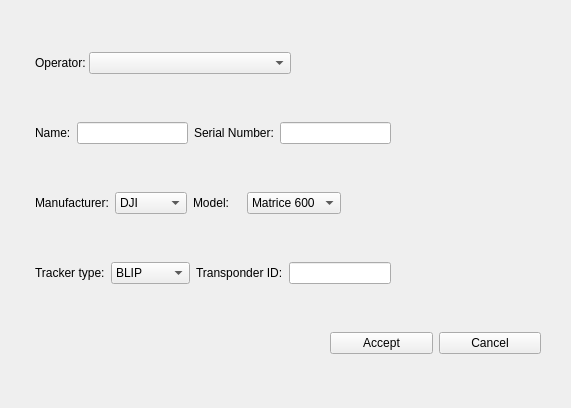
<?xml version="1.0" encoding="UTF-8"?>
<ui version="4.0">
 <class>form_drone</class>
 <widget class="QWidget" name="form_drone">
  <property name="geometry">
   <rect>
    <x>0</x>
    <y>0</y>
    <width>571</width>
    <height>408</height>
   </rect>
  </property>
  <property name="windowTitle">
   <string>Form</string>
  </property>
  <layout class="QVBoxLayout" name="verticalLayout">
   <property name="leftMargin">
    <number>30</number>
   </property>
   <property name="topMargin">
    <number>10</number>
   </property>
   <property name="rightMargin">
    <number>30</number>
   </property>
   <item>
    <layout class="QHBoxLayout" name="hlayout_operator" stretch="5,20">
     <property name="spacing">
      <number>3</number>
     </property>
     <property name="leftMargin">
      <number>5</number>
     </property>
     <property name="rightMargin">
      <number>250</number>
     </property>
     <item>
      <widget class="QLabel" name="lbl_operator">
       <property name="text">
        <string>Operator:</string>
       </property>
      </widget>
     </item>
     <item>
      <widget class="QComboBox" name="cb_operator"/>
     </item>
    </layout>
   </item>
   <item>
    <layout class="QHBoxLayout" name="hlayout_name">
     <property name="leftMargin">
      <number>5</number>
     </property>
     <property name="rightMargin">
      <number>150</number>
     </property>
     <item>
      <widget class="QLabel" name="lbl_name">
       <property name="text">
        <string>Name:</string>
       </property>
      </widget>
     </item>
     <item>
      <widget class="QLineEdit" name="le_name"/>
     </item>
     <item>
      <widget class="QLabel" name="lbl_sn">
       <property name="text">
        <string>Serial Number:</string>
       </property>
       <property name="wordWrap">
        <bool>false</bool>
       </property>
      </widget>
     </item>
     <item>
      <widget class="QLineEdit" name="le_sn"/>
     </item>
    </layout>
   </item>
   <item>
    <layout class="QHBoxLayout" name="hlayout_manufacturer">
     <property name="leftMargin">
      <number>5</number>
     </property>
     <property name="rightMargin">
      <number>200</number>
     </property>
     <item>
      <widget class="QLabel" name="lbl_manufacturer">
       <property name="text">
        <string>Manufacturer:</string>
       </property>
      </widget>
     </item>
     <item>
      <widget class="QComboBox" name="cb_manufacturer">
       <item>
        <property name="text">
         <string>DJI</string>
        </property>
       </item>
       <item>
        <property name="text">
         <string>Custom</string>
        </property>
       </item>
       <item>
        <property name="text">
         <string>Other</string>
        </property>
       </item>
      </widget>
     </item>
     <item>
      <widget class="QLabel" name="lbl_model">
       <property name="text">
        <string>Model:</string>
       </property>
      </widget>
     </item>
     <item>
      <widget class="QComboBox" name="cb_model">
       <item>
        <property name="text">
         <string>Matrice 600</string>
        </property>
       </item>
       <item>
        <property name="text">
         <string>Phantom 4</string>
        </property>
       </item>
       <item>
        <property name="text">
         <string>Other</string>
        </property>
       </item>
      </widget>
     </item>
    </layout>
   </item>
   <item>
    <layout class="QHBoxLayout" name="hlayout_tracker">
     <property name="leftMargin">
      <number>5</number>
     </property>
     <property name="rightMargin">
      <number>150</number>
     </property>
     <item>
      <widget class="QLabel" name="lbl_tracker">
       <property name="text">
        <string>Tracker type:</string>
       </property>
      </widget>
     </item>
     <item>
      <widget class="QComboBox" name="cb_tracker">
       <item>
        <property name="text">
         <string>BLIP</string>
        </property>
       </item>
       <item>
        <property name="text">
         <string>GCS-API</string>
        </property>
       </item>
       <item>
        <property name="text">
         <string>Other</string>
        </property>
       </item>
      </widget>
     </item>
     <item>
      <widget class="QLabel" name="lbl_transponder">
       <property name="text">
        <string>Transponder ID:</string>
       </property>
      </widget>
     </item>
     <item>
      <widget class="QLineEdit" name="le_transponder"/>
     </item>
    </layout>
   </item>
   <item>
    <layout class="QHBoxLayout" name="hlayout_btn_drone">
     <property name="leftMargin">
      <number>300</number>
     </property>
     <item>
      <widget class="QPushButton" name="btn_accept">
       <property name="text">
        <string>Accept</string>
       </property>
      </widget>
     </item>
     <item>
      <widget class="QPushButton" name="cancel_btn">
       <property name="text">
        <string>Cancel</string>
       </property>
      </widget>
     </item>
    </layout>
   </item>
  </layout>
 </widget>
 <resources/>
 <connections/>
</ui>
